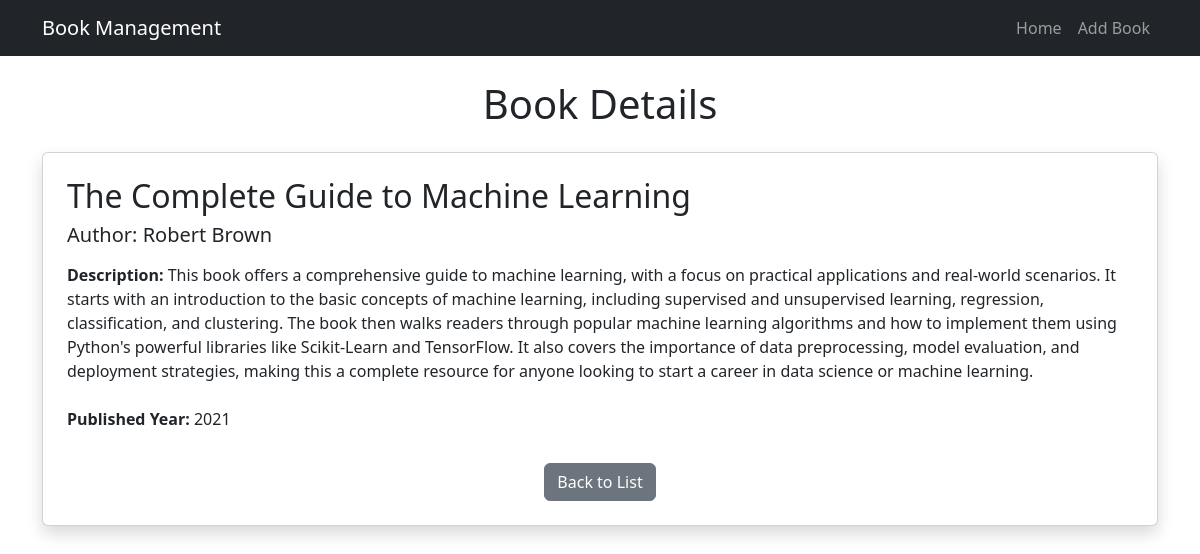
The page /book/9/ on the database its author committed.
### books/models.py (models this page shows, shortened)
class Book(models.Model):
    title = models.CharField(max_length=100)
    author = models.CharField(max_length=100)
    description = models.TextField()
    published_year = models.PositiveBigIntegerField()

### books/views.py (the view)
# urls.py: path('book/<int:book_id>/', book_detail, name='book_detail'),
def book_detail(request, book_id):
    book = get_object_or_404(Book, id=book_id)
    return render(request, 'book_detail.html', {'book': book})

### templates/book_detail.html (shortened to what this page needs)
{% extends "base.html" %}
{% block content %}
<h1 class="text-center mb-4">Book Details</h1>
<div class="card shadow p-4">
    <h2>{{ book.title }}</h2>
    <h5>Author: {{ book.author }}</h5>
    <p class="py-2"><strong>Description:</strong> {{ book.description }}</p>
    <p><strong>Published Year:</strong> {{ book.published_year }}</p>
    <div class="text-center mt-3">
        <a href="{% url 'homepage' %}" class="btn btn-secondary">Back to List</a>
    </div>
</div>
{% endblock %}

### rows shown on the page
Book: title "The Complete Guide to Machine Learning", author "Robert Brown", description "This book offers a comprehensive guide to machine learning, with a focus on practical applications and real-world scenarios. It starts with an introduction to the basic concepts of machine learning, including supervised and unsupervised learning, regression, classification, and clustering. The book then walks readers through popular machine learning algorithms and how to implement them using Python's powerful libraries like Scikit-Learn and TensorFlow. It also covers the importance of data preprocessing, model evaluation, and deployment strategies, making this a complete resource for anyone looking to start a career in data science or machine learning.", published_year "2021"
